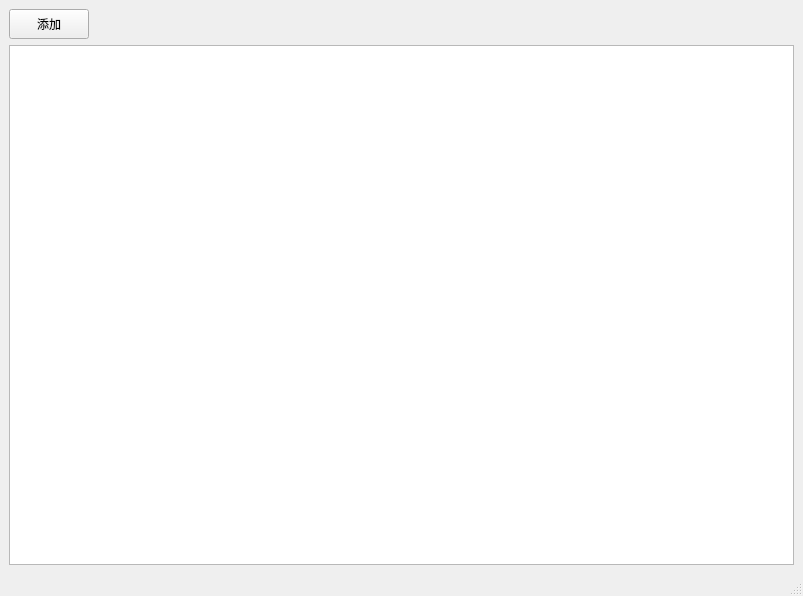
<?xml version="1.0" encoding="UTF-8"?>
<ui version="4.0">
 <class>MainWindow</class>
 <widget class="QMainWindow" name="MainWindow">
  <property name="geometry">
   <rect>
    <x>0</x>
    <y>0</y>
    <width>803</width>
    <height>596</height>
   </rect>
  </property>
  <property name="windowTitle">
   <string>虚拟设备管理软件</string>
  </property>
  <property name="styleSheet">
   <string notr="true">QListWidget::item { height: 40px; }</string>
  </property>
  <widget class="QWidget" name="centralwidget">
   <layout class="QGridLayout" name="gridLayout">
    <item row="0" column="1">
     <spacer name="horizontalSpacer">
      <property name="orientation">
       <enum>Qt::Orientation::Horizontal</enum>
      </property>
      <property name="sizeHint" stdset="0">
       <size>
        <width>40</width>
        <height>20</height>
       </size>
      </property>
     </spacer>
    </item>
    <item row="0" column="0">
     <widget class="QPushButton" name="addBtn">
      <property name="sizePolicy">
       <sizepolicy hsizetype="Minimum" vsizetype="Minimum">
        <horstretch>0</horstretch>
        <verstretch>0</verstretch>
       </sizepolicy>
      </property>
      <property name="minimumSize">
       <size>
        <width>80</width>
        <height>30</height>
       </size>
      </property>
      <property name="text">
       <string>添加</string>
      </property>
     </widget>
    </item>
    <item row="1" column="0" colspan="2">
     <widget class="QListWidget" name="listWidget"/>
    </item>
   </layout>
  </widget>
  <widget class="QMenuBar" name="menubar">
   <property name="geometry">
    <rect>
     <x>0</x>
     <y>0</y>
     <width>803</width>
     <height>21</height>
    </rect>
   </property>
  </widget>
  <widget class="QStatusBar" name="statusbar"/>
 </widget>
 <resources/>
 <connections/>
</ui>
